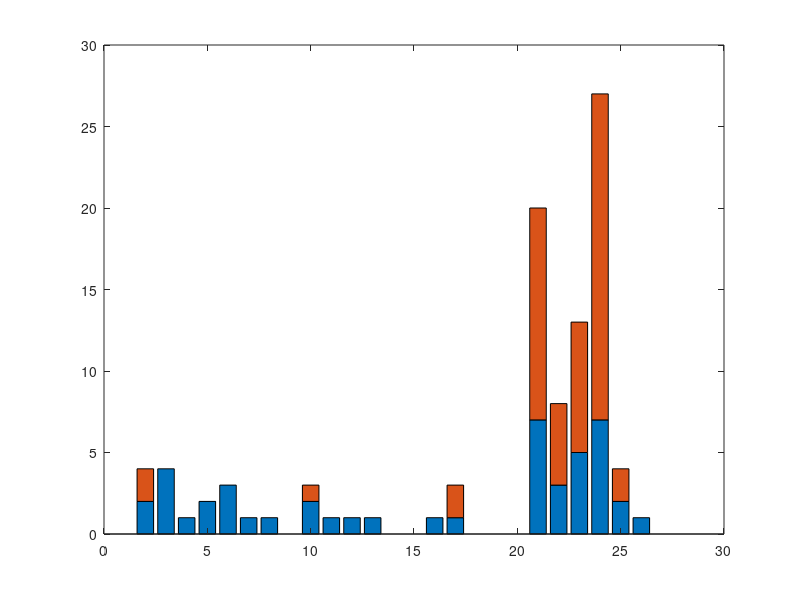

The MATLAB source for this figure: (Note: this script raises an error after producing the figure.)

load('fig3j_3l_data.mat');

data1 = [ncfin_nonsyn_per_in1 ncfin_syn_per_in1];
data2 = [ncfin_nonsyn_per_in2 ncfin_syn_per_in2];

f=figure('Position',[100,100,750,600]);
h=bar([data1; data2], 'stacked');
bar_colors = [0,0.1,0.5; 0.95,0.67,0.05];
for i = 1:length(h)
    h(i).FaceColor = bar_colors(i,:);
end
legend(h, 'Apposition', 'Synapse','Location','north');
ylabel('#Contacts with CF');
xlabel('1-20: IN1, 21-26: IN2')
set(gcf,'color','w');
set(gca,'FontSize',20);



%% Save figure
save_figure(f,'fig_3j','svg');